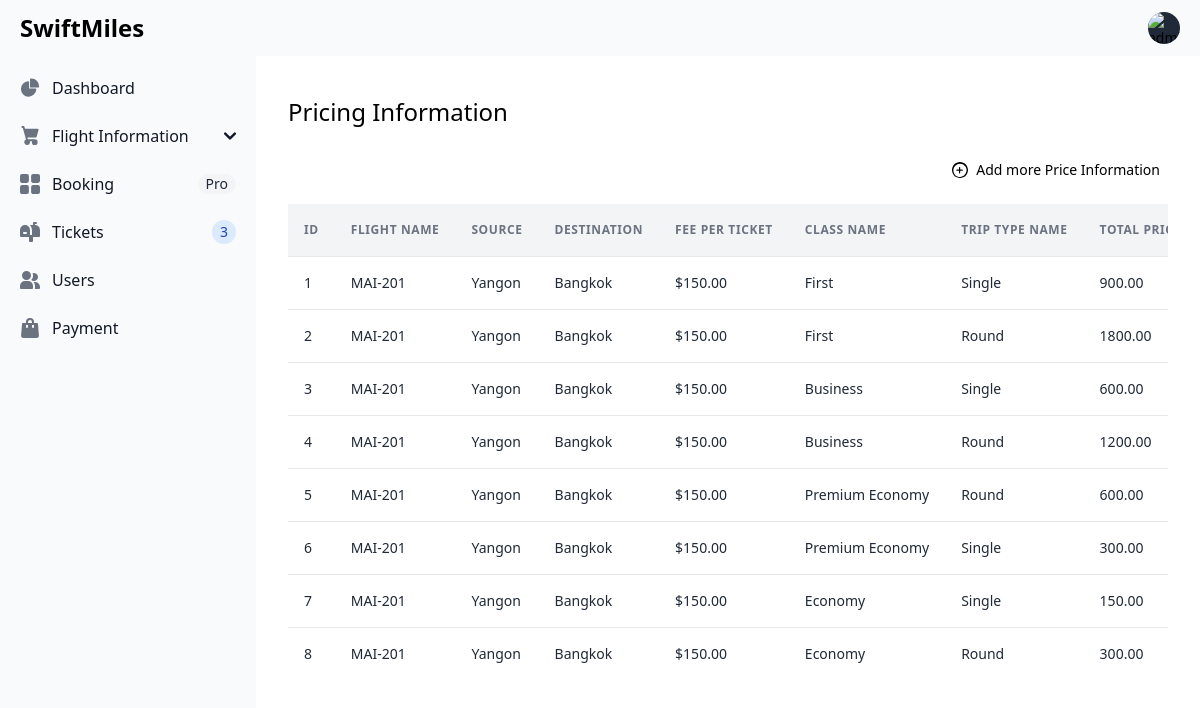
The app's page /admin/flightClassesandtriptypePrice.php (signed in) with its own data.
### tables this page shows
CREATE TABLE `flight` (
  `flight_id` int(11) NOT NULL,
  `airline_id` int(11) NOT NULL,
  `flight_name` varchar(100) NOT NULL,
  `flight_date` date NOT NULL,
  `destination` varchar(255) NOT NULL,
  `source` varchar(100) NOT NULL,
  `total_distance` varchar(100) NOT NULL,
  `fee_per_ticket` decimal(10,2) NOT NULL,
  `departure_time` time NOT NULL,
  `arrival_time` time NOT NULL,
  `capacity` int(11) NOT NULL,
  `seats_researved` int(11) NOT NULL,
  `seats_available` int(11) NOT NULL,
  `gate` varchar(255) NOT NULL,
  `placeImg` varchar(100) DEFAULT NULL
);

CREATE TABLE `flightclasses` (
  `flightclasses_id` int(11) NOT NULL,
  `flight_id` int(11) DEFAULT NULL,
  `class_id` int(11) DEFAULT NULL,
  `triptype` int(11) DEFAULT NULL,
  `classPrice` decimal(10,2) DEFAULT NULL
);

CREATE TABLE `classes` (
  `class_id` int(11) NOT NULL,
  `class_name` varchar(255) NOT NULL,
  `base_fees` decimal(10,2) NOT NULL
);

CREATE TABLE `triptype` (
  `triptypeId` int(11) NOT NULL,
  `triptype_name` varchar(255) NOT NULL,
  `priceCharge` decimal(10,2) NOT NULL
);

### src/admin/flightClassesandtriptypePrice.php (the view, shortened to what this page needs)
<?php
    require_once "dbconnect.php";
        $sql = "SELECT
        flight.flight_id,
        airline.airline_name,
        flight.flight_name,
        flight.flight_date,
        flight.destination,
        flight.source,
        flight.total_distance,
        flight.fee_per_ticket,
        flight.departure_time,
        flight.arrival_time,
        flight.capacity,
        flight.seats_researved,
        flight.seats_available,
        flight.gate,
        flight.placeImg,
        flightclasses.flightclasses_id,
        classes.base_fees,
        triptype.priceCharge,
        flightclasses.classPrice,
        classes.class_name,
        triptype.triptype_name
    FROM
        flight
    INNER JOIN
        airline
    ON
        flight.airline_id = airline.airline_id
    INNER JOIN
        flightclasses
    ON
        flight.flight_id = flightclasses.flight_id
    INNER JOIN
        classes
    ON
        flightclasses.class_id = classes.class_id
    INNER JOIN
        triptype
    ON
        flightclasses.triptype = triptype.triptypeId
    ";
    try{
    $stmt = $conn->query($sql);
    $status = $stmt->execute();
    if($status){
    $flights = $stmt->fetchAll(PDO::FETCH_ASSOC);
    }
    }catch(PDOException $e){
    echo $e->getMessage();
    }
?>
<!doctype html>
<html>
<head>
    <link href="./output.css" rel="stylesheet">
    <script src="https://cdn.tailwindcss.com"></script>
</head>
  <body>
   <nav class="fixed top-0 z-50 w-full bg-gray-50 dark:bg-gray-800">
   <div class="px-3 py-3 lg:px-5 lg:pl-3">
      <div class="flex items-center justify-between">
         <div class="flex items-center justify-start rtl:justify-end">
         <a href="https://flowbite.com" class="flex ms-2 md:me-24">
            <span class="self-center text-xl font-semibold sm:text-2xl whitespace-nowrap dark:text-white">SwiftMiles</span>
         </a>
         </div>
         <?php
            if(isset($_SESSION['isLoggedIn'])){
         ?>
         <div class="flex items-center">
            <div class="flex items-center ms-3">
               <div>
                  <button type="button" class="flex text-sm bg-gray-800 rounded-full focus:ring-4 focus:ring-gray-300 dark:focus:ring-gray-600" aria-expanded="false" data-dropdown-toggle="dropdown-user" id="dropdownUser">
                     <img class="w-8 h-8 rounded-full" src="<?php echo $_SESSION['adprofile'] ?>" alt="admin photo">
                  </button>
               </div>
            </div>
         </div>
         <?php
            }
         ?>
      </div>
   </div>
   </nav>
   <aside id="sidebar-multi-level-sidebar" class="fixed top-0 left-0 z-40 w-64 h-screen transition-transform -translate-x-full sm:translate-x-0 mt-10 py-3" aria-label="Sidebar">
      <div class="h-full px-3 py-4 overflow-y-auto bg-gray-50 dark:bg-gray-800">
         <ul class="space-y-2 font-medium">
            <li>
               <a href="#" class="flex items-center p-2 text-gray-900 rounded-lg dark:text-white hover:bg-gray-100 dark:hover:bg-gray-700 group">
                  <span class="ms-3">Dashboard</span>
               </a>
            </li>
            <li>
               <button type="button" class="flex items-center w-full p-2 text-base text-gray-900 transition duration-75 rounded-lg group hover:bg-gray-100 dark:text-white dark:hover:bg-gray-700" aria-controls="dropdown" data-collapse-toggle="dropdown" id="dropdownButton">
                     <span class="flex-1 ms-3 text-left rtl:text-right whitespace-nowrap">Flight Information</span>
                     <svg class="w-3 h-3" aria-hidden="true" xmlns="http://www.w3.org/2000/svg" fill="none" viewBox="0 0 10 6">
                        <path stroke="currentColor" stroke-linecap="round" stroke-linejoin="round" stroke-width="2" d="m1 1 4 4 4-4"/>
                     </svg>
               </button>
            </li>
            <li>
               <a href="#" class="flex items-center p-2 text-gray-900 rounded-lg dark:text-white hover:bg-gray-100 dark:hover:bg-gray-700 group">
                  <span class="flex-1 ms-3 whitespace-nowrap">Booking</span>
                  <span class="inline-flex items-center justify-center px-2 ms-3 text-sm font-medium text-gray-800 bg-gray-100 rounded-full dark:bg-gray-700 dark:text-gray-300">Pro</span>
               </a>
            </li>
            <li>
               <a href="#" class="flex items-center p-2 text-gray-900 rounded-lg dark:text-white hover:bg-gray-100 dark:hover:bg-gray-700 group">
                  <span class="flex-1 ms-3 whitespace-nowrap">Tickets</span>
                  <span class="inline-flex items-center justify-center w-3 h-3 p-3 ms-3 text-sm font-medium text-blue-800 bg-blue-100 rounded-full dark:bg-blue-900 dark:text-blue-300">3</span>
               </a>
            </li>
            <li>
               <a href="#" class="flex items-center p-2 text-gray-900 rounded-lg dark:text-white hover:bg-gray-100 dark:hover:bg-gray-700 group">
                  <span class="flex-1 ms-3 whitespace-nowrap">Users</span>
               </a>
            </li>
            <li>
               <a href="#" class="flex items-center p-2 text-gray-900 rounded-lg dark:text-white hover:bg-gray-100 dark:hover:bg-gray-700 group">
                  <span class="flex-1 ms-3 whitespace-nowrap">Payment</span>
               </a>
            </li>
         </ul>
      </div>
   </aside>
      <div class="p-4 sm:ml-64 mt-16">
         <div class="p-4 border-gray-200 rounded-lg dark:border-gray-700">
               <div class="grid gap-4 mb-4">
                  <div class="flex h-10 rounded">
                     <p class="text-2xl text-black ">
                        Pricing Information
                     </p>
                  </div>
               <div>
               <a href="addPricing.php" class="flex items-center justify-end p-2 text-sm text-black rounded-lg">
                  Add more Price Information
               </a>
            </div>
               <div class="font-sans overflow-x-auto">
                  <table class="min-w-full divide-y divide-gray-200">
                  <thead class="bg-gray-100 whitespace-nowrap">
                     <tr>
                        <th class="px-4 py-4 text-left text-xs font-semibold text-gray-500 uppercase tracking-wider">
                        ID
                        </th>
                        <th class="px-4 py-4 text-left text-xs font-semibold text-gray-500 uppercase tracking-wider">
                        Flight Name
                        </th>
                        <th class="px-4 py-4 text-left text-xs font-semibold text-gray-500 uppercase tracking-wider">
                        Source
                        </th>
                        <th class="px-4 py-4 text-left text-xs font-semibold text-gray-500 uppercase tracking-wider">
                        Destination
                        </th>
                        <th class="px-4 py-4 text-left text-xs font-semibold text-gray-500 uppercase tracking-wider">
                        Fee per ticket
                        </th>
                        <th class="px-4 py-4 text-left text-xs font-semibold text-gray-500 uppercase tracking-wider">
                        Class Name
                        </th>
                        <th class="px-4 py-4 text-left text-xs font-semibold text-gray-500 uppercase tracking-wider">
                        Trip type Name
                        </th>
                        <th class="px-4 py-4 text-left text-xs font-semibold text-gray-500 uppercase tracking-wider">
                        Total Price
                        </th>
                     </tr>
                  </thead>
                  <tbody class="bg-white divide-y divide-gray-200 whitespace-nowrap">
                  <?php
                     if(isset($flights)){
                        foreach($flights as $flight){
                        echo "<tr>
                        <td class='px-4 py-4 text-sm text-gray-800'>
                        $flight[flightclasses_id]
                        </td>
                        <td class='px-4 py-4 text-sm text-gray-800 '>
                           $flight[flight_name]
                        </td>
                        <td class='px-4 py-4 text-sm text-gray-800 '>
                        $flight[source]
                        </td>
                        <td class='px-4 py-4 text-sm text-gray-800 '>
                        $flight[destination]
                        </td>
                        <td class='px-4 py-4 text-sm text-gray-800 '>
                        $$flight[fee_per_ticket]
                        </td>
                        <td class='px-4 py-4 text-sm text-gray-800 '>
                        $flight[class_name]
                        </td>
                        <td class='px-4 py-4 text-sm text-gray-800 '>
                        $flight[triptype_name]
                        </td>
                         <td class='px-4 py-4 text-sm text-gray-800 '>
                        $flight[classPrice]
                        </td>
                        <td class='px-4 py-4 text-sm text-gray-800'>
                        <button class='text-blue-600 mr-4'>Edit</button>
                        <button class='text-red-600'>Delete</button>
                        </td>
                     </tr>";
                        }
                     }
                     ?>
                  </tbody>
                  </table>
               </div>
      </div>
   </body>
</html>

### records on screen
flight: flightclasses.flightclasses_id "1", flight_name "MAI-201", source "Yangon", destination "Bangkok", fee_per_ticket "150.00", classes.class_name "First", triptype.triptype_name "Single", flightclasses.classPrice "900.00", flightclasses.flightclasses_id "2", triptype.triptype_name "Round", flightclasses.classPrice "1800.00", flightclasses.flightclasses_id "3", classes.class_name "Business", flightclasses.classPrice "600.00", flightclasses.flightclasses_id "4", flightclasses.classPrice "1200.00", flightclasses.flightclasses_id "5", classes.class_name "Premium Economy", flightclasses.flightclasses_id "6", flightclasses.classPrice "300.00", flightclasses.flightclasses_id "7", classes.class_name "Economy", flightclasses.classPrice "150.00", flightclasses.flightclasses_id "8"
